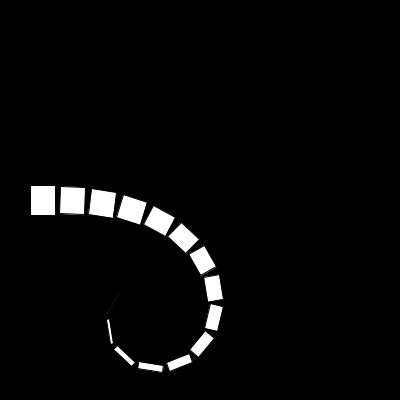
Frame 1 (no input)
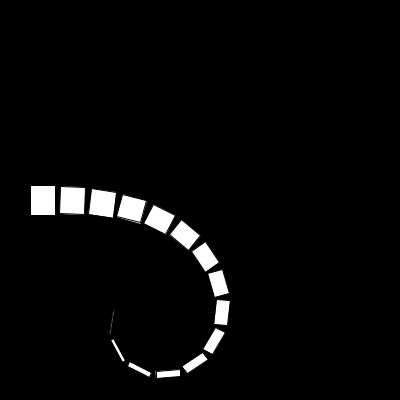
Frame 60 (the mouse pressed at the canvas centre just before this capture)
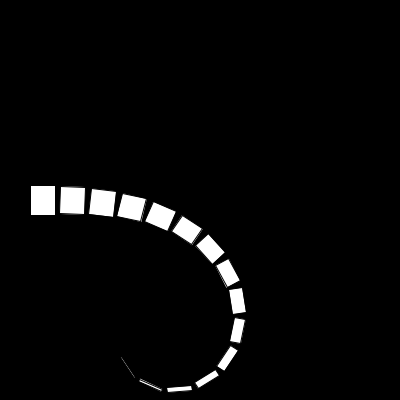
Frame 120 (the mouse held since frame 60 and released just before this capture)

The Processing sketch that drew these frames (run headless with seeded random() and noise(); from frame 60 on, the mouse is pressed at the canvas centre):

// Processing sketch: processing_87922
// ── processing_87922.pde

float counter = 0;

void setup () {
  size(400,400);
  smooth();
  frameRate(30);
}

void draw() {
  
  background(0);
  
  translate(0,height*0.5);
  int max = 15;
  
  for ( int i =0 ; i < max ; i++ ) {
    
    translate(30,0);
    rotate(i*(cos(counter)*0.05));
    float h = map(i,0,max-1,30,1);
    pushMatrix();
    translate(0,-0.5*h);
    rect(0,0,25,h);
    popMatrix();
    
  }
  
  counter += 0.1;
}
